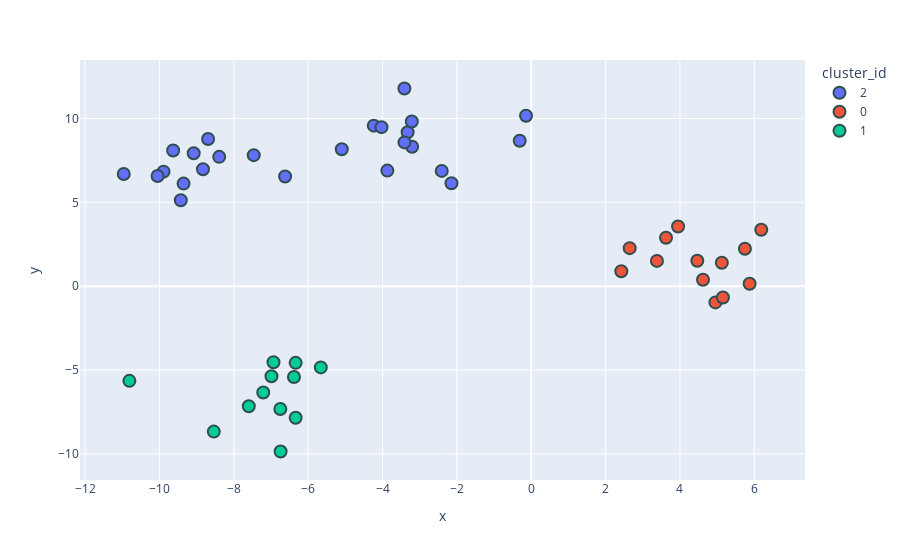

The code cell stored with this chart in its notebook:
### Code cell
fig = px.scatter(blobs_df, x='x', y='y', color='cluster_id')
fig.update_traces(marker=dict(size=12, line=dict(width=2, color='DarkSlateGrey')), selector=dict(mode='markers'))

### Figure 1 — Plotly figure (JSON) as saved in the notebook; plotly's stock layout.template omitted (floating-point values rounded to 4 significant figures)
{"data": [{"hovertemplate": "cluster_id=2<br>x=%{x}<br>y=%{y}<extra></extra>", "legendgroup": "2", "marker": {"color": "#636efa", "line": {"color": "DarkSlateGrey", "width": 2}, "size": 12, "symbol": "circle"}, "mode": "markers", "name": "2", "orientation": "v", "showlegend": true, "type": "scatter", "x": [-3.412, -3.871, -0.3107, -3.326, -9.891, -2.408, -9.352, -5.097, -9.633, -4.236, -8.394, -2.146, -4.028, -8.831, -10.05, -0.1404, -9.08, -8.693, -10.96, -9.426, -3.204, -3.213, -6.621, -3.41, -7.465], "xaxis": "x", "y": [11.79, 6.896, 8.676, 9.181, 6.832, 6.877, 6.12, 8.171, 8.093, 9.578, 7.715, 6.144, 9.486, 6.972, 6.571, 10.17, 7.93, 8.776, 6.693, 5.128, 8.316, 9.828, 6.546, 8.577, 7.817], "yaxis": "y"}, {"hovertemplate": "cluster_id=0<br>x=%{x}<br>y=%{y}<extra></extra>", "legendgroup": "0", "marker": {"color": "#EF553B", "line": {"color": "DarkSlateGrey", "width": 2}, "size": 12, "symbol": "circle"}, "mode": "markers", "name": "0", "orientation": "v", "showlegend": true, "type": "scatter", "x": [4.953, 2.422, 4.62, 6.186, 5.748, 5.155, 5.874, 3.381, 3.949, 4.466, 5.126, 2.648, 3.624], "xaxis": "x", "y": [-0.9663, 0.8934, 0.3866, 3.37, 2.23, -0.6714, 0.1419, 1.509, 3.559, 1.522, 1.396, 2.268, 2.891], "yaxis": "y"}, {"hovertemplate": "cluster_id=1<br>x=%{x}<br>y=%{y}<extra></extra>", "legendgroup": "1", "marker": {"color": "#00cc96", "line": {"color": "DarkSlateGrey", "width": 2}, "size": 12, "symbol": "circle"}, "mode": "markers", "name": "1", "orientation": "v", "showlegend": true, "type": "scatter", "x": [-10.81, -8.539, -6.933, -6.749, -6.988, -6.383, -7.209, -5.661, -6.338, -7.598, -6.742, -6.337], "xaxis": "x", "y": [-5.647, -8.674, -4.533, -7.329, -5.375, -5.417, -6.344, -4.846, -4.573, -7.159, -9.861, -7.848], "yaxis": "y"}], "layout": {"autosize": true, "legend": {"title": {"text": "cluster_id"}, "tracegroupgap": 0}, "margin": {"t": 60}, "xaxis": {"anchor": "y", "autorange": true, "domain": [0, 1], "range": [-12.09, 7.312], "title": {"text": "x"}, "type": "linear"}, "yaxis": {"anchor": "x", "autorange": true, "domain": [0, 1], "range": [-12.05, 13.98], "title": {"text": "y"}, "type": "linear"}}}
